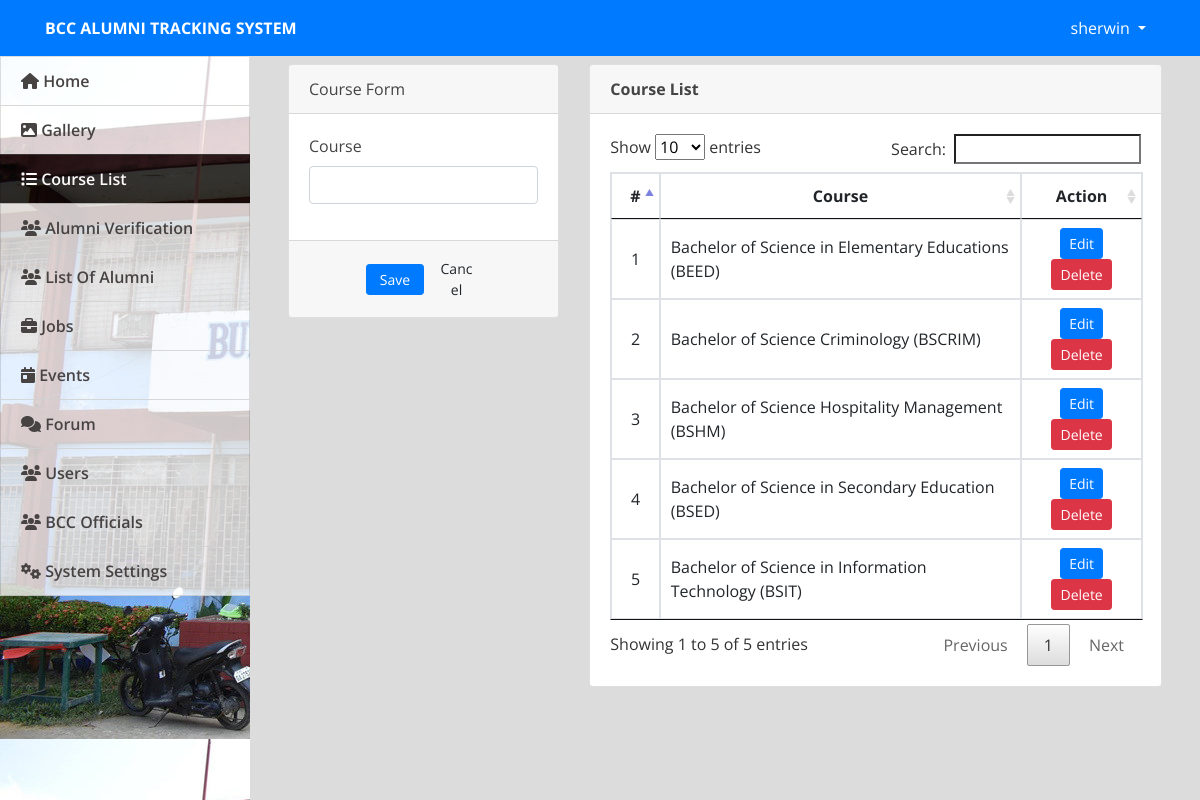
Screenshot of /admin/index.php?page=courses (signed in) with the database file from the repository.
### tables this page shows
CREATE TABLE `courses` (
  `id` int(30) NOT NULL,
  `course` text NOT NULL,
  `about` text NOT NULL
);

### admin/courses.php (the view, shortened to what this page needs)
<?php include('db_connect.php');?>
<div class="container-fluid">
	<div class="col-lg-12">
		<div class="row">
			<div class="col-md-4">
			<form action="" id="manage-course">
				<div class="card">
					<div class="card-header">
						    Course Form
				  	</div>
					<div class="card-body">
							<div class="form-group">
								<label class="control-label">Course</label>
								<input type="text" class="form-control" name="course">
							</div>
					</div>
					<div class="card-footer">
						<div class="row">
							<div class="col-md-12">
								<button class="btn btn-sm btn-primary col-sm-3 offset-md-3"> Save</button>
								<button class="btn btn-sm btn-default col-sm-3" type="button" onclick="$('#manage-course').get(0).reset()"> Cancel </button>
							</div>
						</div>
					</div>
				</div>
			</form>
			</div>
			<div class="col-md-8">
				<div class="card">
					<div class="card-header">
						<b>Course List</b>
					</div>
					<div class="card-body">
						<table class="table table-bordered table-hover">
							<thead>
								<tr>
									<th class="text-center">#</th>
									<th class="text-center">Course</th>
									<th class="text-center">Action</th>
								</tr>
							</thead>
							<tbody>
								<?php
								$i = 1;
								$course = $conn->query("SELECT * FROM courses order by id asc");
								while($row=$course->fetch_assoc()):
								?>
								<tr>
									<td class="text-center"><?php echo $i++ ?></td>
									<td class="">
										<?php echo $row['course'] ?>
									</td>
									<td class="text-center">
										<button class="btn btn-sm btn-primary edit_course" type="button" data-id="<?php echo $row['id'] ?>" data-course="<?php echo $row['course'] ?>" >Edit</button>
										<button class="btn btn-sm btn-danger delete_course" type="button" data-id="<?php echo $row['id'] ?>">Delete</button>
									</td>
								</tr>
								<?php endwhile; ?>
							</tbody>
						</table>
					</div>
				</div>
			</div>
		</div>
	</div>
</div>

### admin/assets/css/style.css (style rules this page uses)
body { font-family: "Open Sans", sans-serif; color: #444444; width: 100%; height: calc(100%); }

### admin/index.php (style rules this page uses)
body { background: #80808045; }

### admin/courses.php (style rules this page uses)
td { vertical-align: middle !important; }

### rows the page displays
courses: course "Bachelor of Science in Elementary Educations (BEED)"
courses: course "Bachelor of Science Criminology (BSCRIM)"
courses: course "Bachelor of Science Hospitality Management (BSHM)"
courses: course "Bachelor of Science in Secondary Education (BSED)"
courses: course "Bachelor of Science in Information Technology (BSIT)"

### other values shown
$_SESSION['system']['name'] "BCC ALUMNI TRACKING SYSTEM"
$_SESSION['login_name'] "sherwin"
